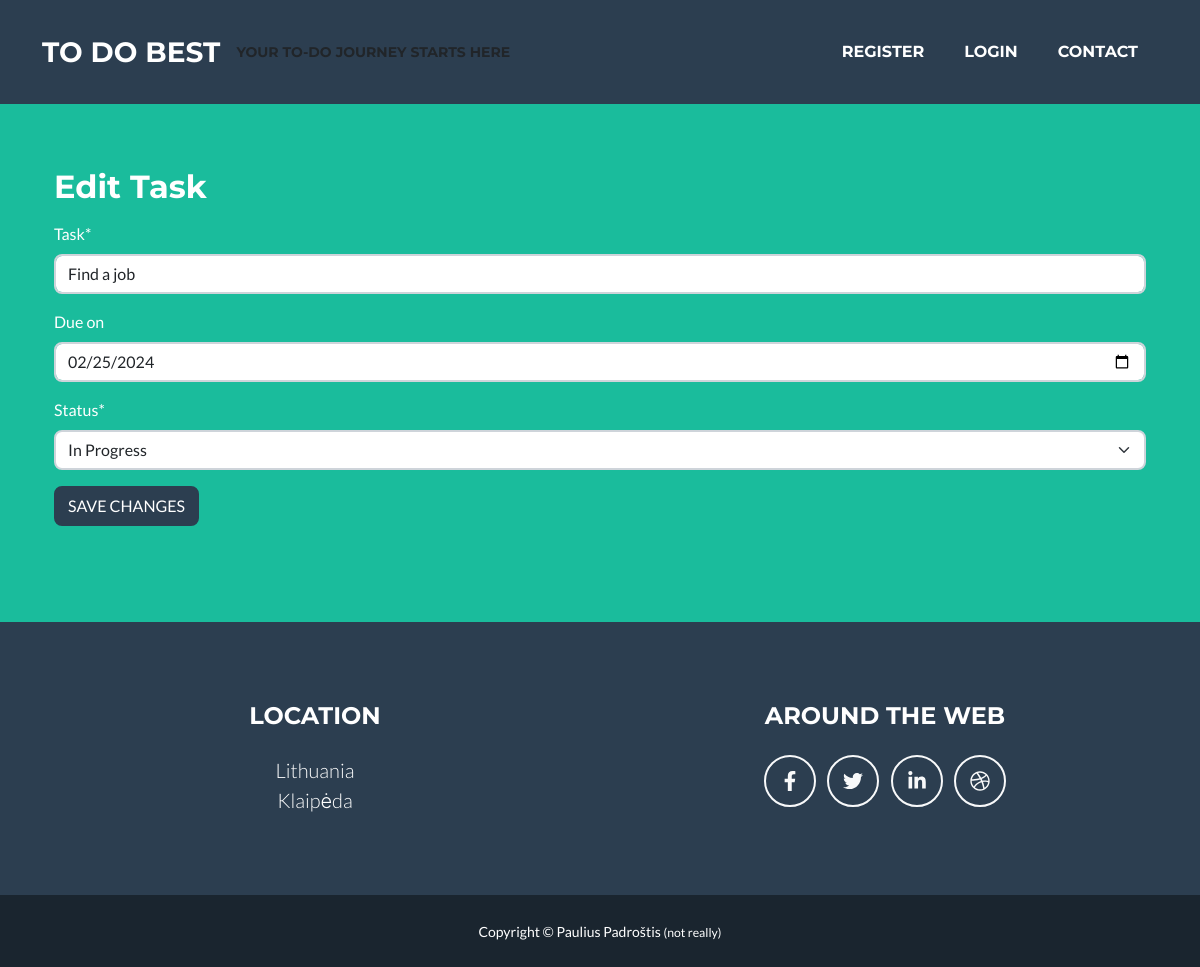
/update_todo/94/update, run on the app's committed database.
### todoapp/models.py (models this page shows, shortened)
class Task(models.Model):
    task = models.CharField(verbose_name='Task', max_length=200)
    user = models.ForeignKey(User, on_delete=models.CASCADE)
    creation_date = models.DateTimeField(verbose_name='Task created', auto_now_add=True)
    due_date = models.DateField(verbose_name='Due on', blank=True, null=True)
    COMPLETION_STATUS = (
        ('td', 'To do'),
        ('ip', 'In Progress'),
        ('ca', 'Cancelled'),
        ('co', 'Completed'),
    )
    status = models.CharField(max_length=2, choices=COMPLETION_STATUS, default='td')
    class Meta:
        verbose_name = 'Task'
        verbose_name_plural = 'Tasks'

### todoapp/views.py (the view, shortened to what this page needs)
# urls.py: path('update_todo/<int:pk>/update', views.UpdateTodoView.as_view(), name='update_todo'),
class UpdateTodoView(generic.UpdateView):
    model = Task
    success_url = reverse_lazy('tasks')
    template_name = 'edit_todo.html'
    form_class = TodoItemForm
    def get_context_data(self, **kwargs):
        context = super().get_context_data(**kwargs)
        context['task'] = Task.objects.all()
        return context

### todoapp/forms.py
class TodoItemForm(forms.ModelForm):
    class Meta:
        model = Task
        fields = ['task', 'due_date', 'status']
        widgets = {'due_date': DateInput()}

### todoapp/templates/edit_todo.html (shortened to what this page needs)
{% extends "base.html" %}
{% load crispy_forms_tags %}
{% block Content %}
<div class="container mt-5">
    <h2>Edit Task</h2>
    <form method="post" class="mt-3">
        {{ form|crispy }}
        <button type="submit" class="btn btn-secondary">SAVE CHANGES</button>
    </form>
</div>
{% endblock %}

### data on the page
Task: task "Find a job", due_date "02/25/2024", status "In Progress"
